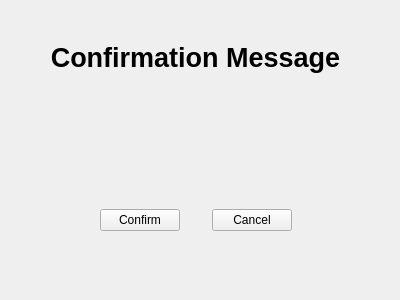
<?xml version="1.0" encoding="UTF-8"?>
<ui version="4.0">
 <class>ConfirmWindow</class>
 <widget class="QWidget" name="ConfirmWindow">
  <property name="geometry">
   <rect>
    <x>0</x>
    <y>0</y>
    <width>400</width>
    <height>300</height>
   </rect>
  </property>
  <property name="windowTitle">
   <string>Form</string>
  </property>
  <widget class="QWidget" name="gridLayoutWidget">
   <property name="geometry">
    <rect>
     <x>0</x>
     <y>10</y>
     <width>391</width>
     <height>221</height>
    </rect>
   </property>
   <layout class="QGridLayout" name="gridLayout">
    <item row="2" column="0">
     <spacer name="horizontalSpacer">
      <property name="orientation">
       <enum>Qt::Orientation::Horizontal</enum>
      </property>
      <property name="sizeHint" stdset="0">
       <size>
        <width>40</width>
        <height>20</height>
       </size>
      </property>
     </spacer>
    </item>
    <item row="0" column="0" colspan="5">
     <widget class="QLabel" name="label">
      <property name="font">
       <font>
        <pointsize>20</pointsize>
        <bold>true</bold>
       </font>
      </property>
      <property name="text">
       <string>Confirmation Message</string>
      </property>
      <property name="alignment">
       <set>Qt::AlignmentFlag::AlignCenter</set>
      </property>
     </widget>
    </item>
    <item row="1" column="0" colspan="5">
     <widget class="QLabel" name="messageLabel">
      <property name="text">
       <string/>
      </property>
      <property name="alignment">
       <set>Qt::AlignmentFlag::AlignCenter</set>
      </property>
     </widget>
    </item>
    <item row="2" column="1">
     <widget class="QPushButton" name="confirmButton">
      <property name="text">
       <string>Confirm</string>
      </property>
     </widget>
    </item>
    <item row="2" column="4">
     <spacer name="horizontalSpacer_2">
      <property name="orientation">
       <enum>Qt::Orientation::Horizontal</enum>
      </property>
      <property name="sizeHint" stdset="0">
       <size>
        <width>40</width>
        <height>20</height>
       </size>
      </property>
     </spacer>
    </item>
    <item row="2" column="3">
     <widget class="QPushButton" name="cancelButton">
      <property name="text">
       <string>Cancel</string>
      </property>
     </widget>
    </item>
    <item row="2" column="2">
     <spacer name="horizontalSpacer_3">
      <property name="orientation">
       <enum>Qt::Orientation::Horizontal</enum>
      </property>
      <property name="sizeType">
       <enum>QSizePolicy::Policy::Fixed</enum>
      </property>
      <property name="sizeHint" stdset="0">
       <size>
        <width>20</width>
        <height>20</height>
       </size>
      </property>
     </spacer>
    </item>
   </layout>
  </widget>
 </widget>
 <resources/>
 <connections/>
</ui>
